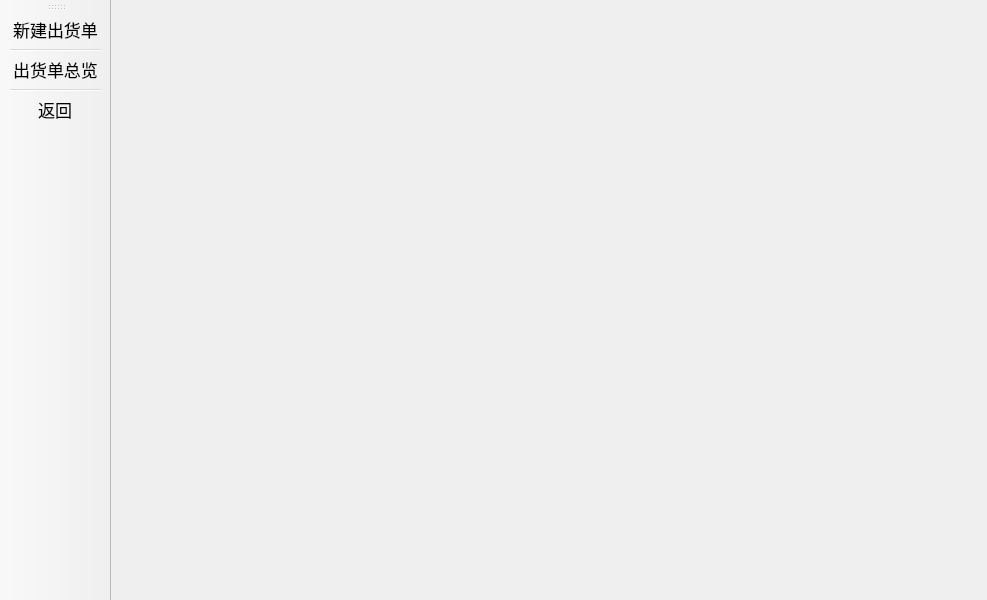
<?xml version="1.0" encoding="UTF-8"?>
<ui version="4.0">
 <class>SalesmanMainWindow</class>
 <widget class="QMainWindow" name="SalesmanMainWindow">
  <property name="geometry">
   <rect>
    <x>0</x>
    <y>0</y>
    <width>987</width>
    <height>600</height>
   </rect>
  </property>
  <property name="windowTitle">
   <string>MainWindow</string>
  </property>
  <widget class="QWidget" name="centralwidget">
   <layout class="QGridLayout" name="gridLayout">
    <item row="0" column="0">
     <widget class="QWidget" name="widgetContainer" native="true">
      <property name="sizePolicy">
       <sizepolicy hsizetype="Expanding" vsizetype="Expanding">
        <horstretch>0</horstretch>
        <verstretch>0</verstretch>
       </sizepolicy>
      </property>
     </widget>
    </item>
   </layout>
  </widget>
  <widget class="QToolBar" name="toolBar">
   <property name="sizePolicy">
    <sizepolicy hsizetype="Fixed" vsizetype="Preferred">
     <horstretch>0</horstretch>
     <verstretch>0</verstretch>
    </sizepolicy>
   </property>
   <property name="font">
    <font>
     <pointsize>1</pointsize>
    </font>
   </property>
   <property name="windowTitle">
    <string>toolBar</string>
   </property>
   <attribute name="toolBarArea">
    <enum>LeftToolBarArea</enum>
   </attribute>
   <attribute name="toolBarBreak">
    <bool>false</bool>
   </attribute>
   <addaction name="actionNewoutOrder"/>
   <addaction name="separator"/>
   <addaction name="actionAlloutOrder"/>
   <addaction name="separator"/>
   <addaction name="actionBack"/>
  </widget>
  <action name="actionNewoutOrder">
   <property name="text">
    <string>新建出货单</string>
   </property>
   <property name="font">
    <font>
     <pointsize>13</pointsize>
    </font>
   </property>
  </action>
  <action name="actionAlloutOrder">
   <property name="text">
    <string>出货单总览</string>
   </property>
   <property name="font">
    <font>
     <pointsize>13</pointsize>
    </font>
   </property>
  </action>
  <action name="actionBack">
   <property name="text">
    <string>返回</string>
   </property>
   <property name="font">
    <font>
     <pointsize>13</pointsize>
    </font>
   </property>
  </action>
 </widget>
 <resources/>
 <connections/>
</ui>
